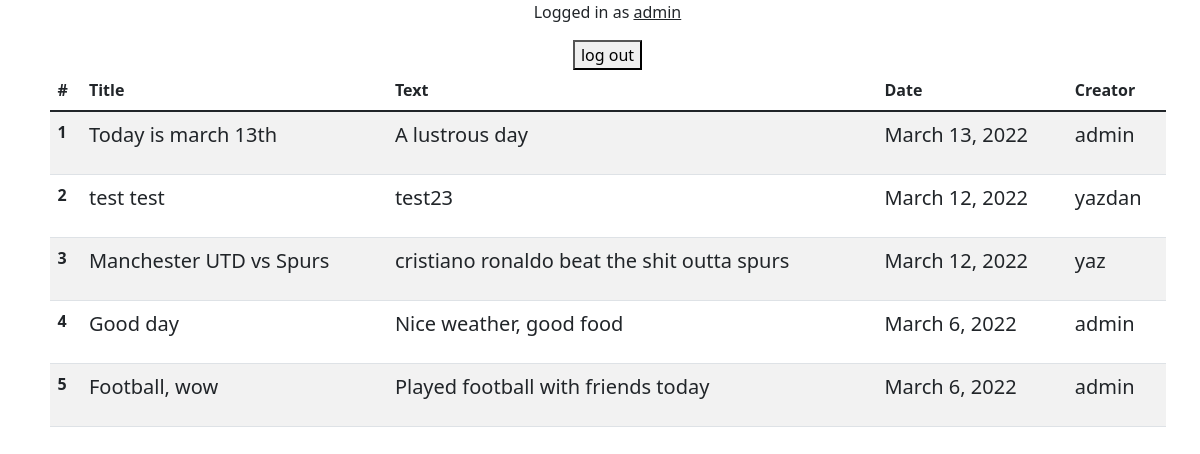
The app's page /activities/home (signed in) with its own data.
### activities/models.py (models this page shows, shortened)
class CustomUser(AbstractUser):
    username = models.CharField(max_length=40, unique=True)
    email = models.EmailField(unique=True)
    birth_date = models.DateField(null=True)
    phone_number = models.IntegerField(null=True)
    def __str__(self):
        return self.username

class Post(models.Model):
    title = models.CharField(max_length = 255)
    text = models.CharField(max_length = 255 * 4)
    made_by = models.ForeignKey(CustomUser, on_delete=models.CASCADE)
    posted = models.DateField(default = timezone.now)

### activities/views.py (the view)
# urls.py: 2. Add a URL to urlpatterns:  path('', views.home, name='home')
def home(request):
    posts = Post.objects.all().order_by('-posted')
    list1 = [2,3]
    return render(request, 'activities/home.html', {'posts': posts})

### activities/templates/activities/home.html (shortened to what this page needs)
{% extends 'activities/base.html' %}
{% load static %}
{% block head %}
    <link rel="stylesheet" href="{% static 'css/activities.css' %}">
{% endblock %}
{% block content %}
<table class="table table-striped">
  <thead>
    <tr>
      <th scope="col">#</th>
      <th scope="col">Title</th>
      <th scope="col">Text</th>
      <th scope="col">Date</th>
      <th scope="col">Creator</th>
    </tr>
  </thead>
  <tbody>
    {% for post in posts%}
    <tr>
      <th scope="row">{{ forloop.counter }}</th>
      <td><p class="lead">{{post.title}}</p></td>
      <td><p class="lead">{{post.text}}</p></td>
      <td><p class="lead">{{post.posted}}</p></td>
      <td><p class="lead">{{post.made_by}}</p></td>
    </tr>
    {% endfor %}
  </tbody>
</table>
{% endblock %}

### activities/templates/activities/base.html (shortened to what this page needs)
<!doctype html>
<html lang="en">
  <head>
    {% block head%}{% endblock%}
    <link href="https://cdn.jsdelivr.net/npm/bootstrap@5.1.3/dist/css/bootstrap.min.css" rel="stylesheet">
  </head>
  <body>
    <div class="container">
      <div class="row">
        {% if user.is_authenticated %}
        <center><p>Logged in as <u>{{ user.username }}</u></p></center>
      </div>
      <div class="row">
        <form align="center" action="{% url 'logout' %}" method="POST">
          <button type="submit">log out</button>
        </form>
      </div>
      {% endif %}
    <div>
    {% block content%}{% endblock %}
  </body>
</html>

### activities/static/activities/css/activities.css (style rules this page uses)
body { padding-left: 15px; }

### records on screen
CustomUser: username "admin"
Post: title "Today is march 13th", text "A lustrous day", posted "March 13, 2022", made_by "admin"
Post: title "test test", text "test23", posted "March 12, 2022", made_by "yazdan"
Post: title "Manchester UTD vs Spurs", text "cristiano ronaldo beat the shit outta spurs", posted "March 12, 2022", made_by "yaz"
Post: title "Good day", text "Nice weather, good food", posted "March 6, 2022", made_by "admin"
Post: title "Football, wow", text "Played football with friends today", posted "March 6, 2022", made_by "admin"
